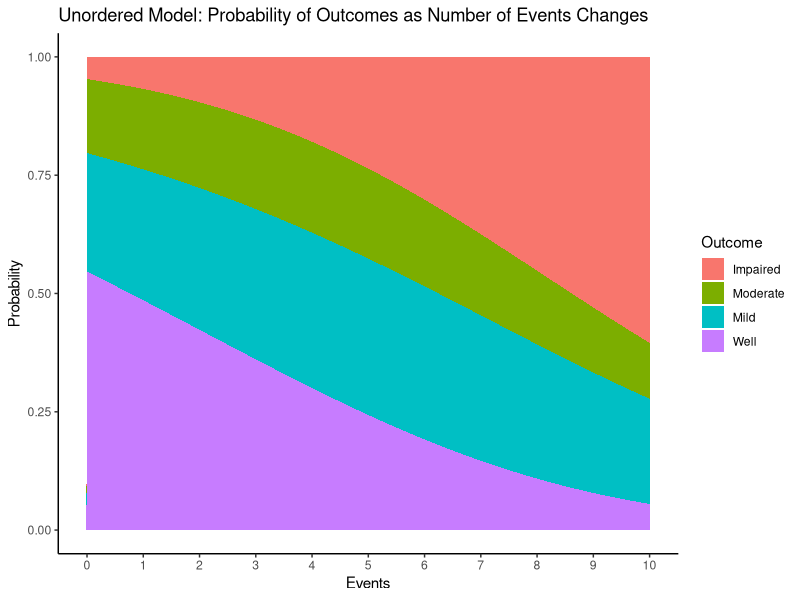
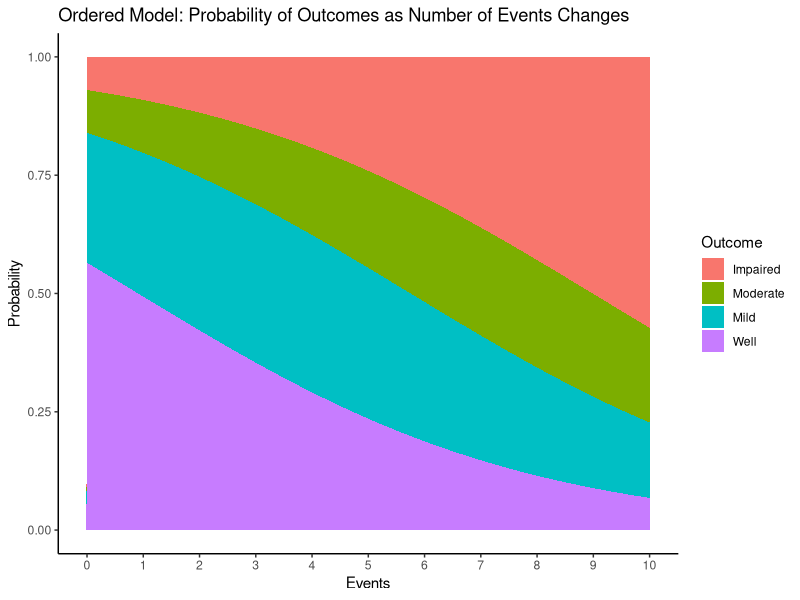
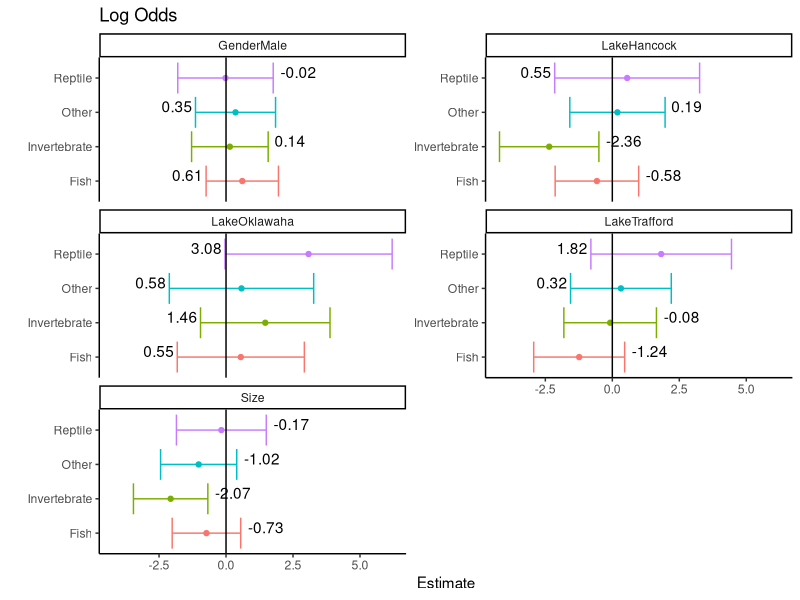

Write R code to recreate these figures, in order.
## ---- chunk 1
library(MASS)
library(tidyverse)
library(nnet)
library(lmtest)

orderImpair <- c("Impaired", "Moderate", "Mild", "Well")
impairDF <- read_tsv("./mentalimpairment-data.txt", col_types="icii") %>%
    mutate(Impairment=factor(Impairment, levels=orderImpair))
allDF <- read_tsv("./alligatorfood-data.txt", col_types="cciiiiii") %>%
    gather(key="Prey", value="Count", Fish:Other) %>%
    slice(unlist(mapply(function(x, y) rep(x, y), 1:n(), Count))) %>%
    select(-Count)
## ---- chunk 2
modelImpFull <- multinom(Impairment ~ SES + Events, data=impairDF, trace=F)
modelImpSES <- multinom(Impairment ~ SES, data=impairDF, trace=F)
modelImpEVT <- multinom(Impairment ~ Events, data=impairDF, trace=F)
lrtest(modelImpEVT, modelImpFull)
lrtest(modelImpSES, modelImpFull)

finalModel <- modelImpEVT
## ---- chunk 3
(jPred <- finalModel %>%
    predict(data.frame(SES=0, Events=7), type="probs") %>%
    round(4))
## ---- chunk 4
data.frame(Events=seq(0, 10, by=.1)) %>%
    cbind(predict(finalModel, ., type="probs")) %>%
    gather(key="Outcome", value="Probability", Impaired:Well) %>%
    mutate(Outcome=factor(Outcome, levels=orderImpair)) %>%
    ggplot(aes(x=Events, y=Probability, group=Outcome, fill=Outcome)) +
    geom_area() +
    theme_classic() +
    scale_x_continuous(breaks=0:10) +
    ggtitle("Unordered Model: Probability of Outcomes as Number of Events Changes")

## ---- chunk 5
modelPImpFull <- polr(Impairment ~ SES + Events, data=impairDF, Hess=TRUE)
modelPImpSES <- polr(Impairment ~ SES, data=impairDF, Hess=TRUE)
modelPImpEVT <- polr(Impairment ~ Events, data=impairDF, Hess=TRUE)
lrtest(modelPImpEVT, modelPImpFull)
lrtest(modelPImpSES, modelPImpFull)

finalPModel <- modelPImpEVT
## ---- chunk 6
(jPPred <- finalPModel %>%
    predict(data.frame(SES=0, Events=7), type="probs") %>%
    round(4))
## ---- chunk 7
data.frame(Events=seq(0, 10, by=.1)) %>%
    cbind(predict(finalPModel, ., type="probs")) %>%
    gather(key="Outcome", value="Probability", Impaired:Well) %>%
    mutate(Outcome=factor(Outcome, levels=orderImpair)) %>%
    ggplot(aes(x=Events, y=Probability, group=Outcome, fill=Outcome)) +
    geom_area() +
    theme_classic() +
    scale_x_continuous(breaks=0:10) +
    ggtitle("Ordered Model: Probability of Outcomes as Number of Events Changes")

## ---- chunk 8
modelAll <- multinom(Prey ~ Lake + Gender + Size, data=allDF, trace=F)

extractCoeffs <- function(fittedmodel, logodds=FALSE){
    coeff <- coef(fittedmodel) %>%
        as.data.frame %>%
        mutate(Outcome=row.names(.)) %>%
        gather(key=Coefficient, value=Estimate, -Outcome) %>%
        mutate(lower=c(t(confint(fittedmodel)[,1,]))) %>%
        mutate(upper=c(t(confint(fittedmodel)[,2,])))
    if(!logodds){
        coeff <- coeff %>%
            mutate_if(is.numeric, exp)
    }
    return(coeff)
}

pReptile <- modelAll %>%
    predict(data.frame(Lake="Trafford",Gender="Male",Size=1), type="probs") %>%
    .["Reptile"] %>% round(4)
## ---- chunk 9
pReptile <- modelAll %>%
    predict(data.frame(Lake="Trafford",Gender="Male",Size=1), type="probs") %>%
    .["Reptile"] %>% round(4)

extractCoeffs(modelAll, T) %>%
    filter(Coefficient!="(Intercept)") %>%
    ggplot(aes(Outcome, Estimate, color = Outcome)) +   
    geom_point() +
    geom_errorbar(aes(ymin=lower, ymax=upper)) +
    facet_wrap(~Coefficient, ncol=2, scales="free_y") +
    geom_abline(intercept = 0, slope=0) +
    labs(x="") +
    coord_flip() +
    guides(color=FALSE) +
    theme_classic() +
    ggtitle("Log Odds") +
    geom_text(aes(
        y=ifelse(Estimate > .2, lower, upper), 
        label=round(Estimate, 2), 
        vjust=0, color=NULL, hjust=ifelse(Estimate > .2, 1.1, -.2)))
